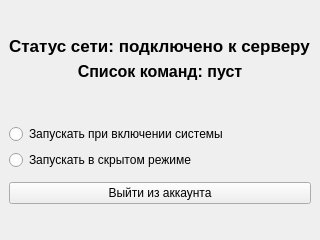
<?xml version="1.0" encoding="UTF-8"?>
<ui version="4.0">
 <class>MainMenu</class>
 <widget class="QWidget" name="MainMenu">
  <property name="geometry">
   <rect>
    <x>0</x>
    <y>0</y>
    <width>320</width>
    <height>240</height>
   </rect>
  </property>
  <property name="minimumSize">
   <size>
    <width>320</width>
    <height>240</height>
   </size>
  </property>
  <property name="maximumSize">
   <size>
    <width>320</width>
    <height>240</height>
   </size>
  </property>
  <property name="windowTitle">
   <string>Form</string>
  </property>
  <widget class="QWidget" name="horizontalLayoutWidget_3">
   <property name="geometry">
    <rect>
     <x>0</x>
     <y>0</y>
     <width>321</width>
     <height>241</height>
    </rect>
   </property>
   <layout class="QHBoxLayout" name="horizontalLayout_3">
    <item>
     <spacer name="horizontalSpacer_6">
      <property name="orientation">
       <enum>Qt::Orientation::Horizontal</enum>
      </property>
      <property name="sizeHint" stdset="0">
       <size>
        <width>40</width>
        <height>20</height>
       </size>
      </property>
     </spacer>
    </item>
    <item>
     <layout class="QVBoxLayout" name="verticalLayout_3">
      <item>
       <spacer name="verticalSpacer_8">
        <property name="orientation">
         <enum>Qt::Orientation::Vertical</enum>
        </property>
        <property name="sizeHint" stdset="0">
         <size>
          <width>20</width>
          <height>40</height>
         </size>
        </property>
       </spacer>
      </item>
      <item>
       <widget class="QLabel" name="display_connection_status">
        <property name="font">
         <font>
          <pointsize>13</pointsize>
          <bold>true</bold>
         </font>
        </property>
        <property name="text">
         <string>Статус сети: подключено к серверу</string>
        </property>
       </widget>
      </item>
      <item>
       <widget class="QLabel" name="display_commands">
        <property name="font">
         <font>
          <pointsize>12</pointsize>
          <bold>true</bold>
         </font>
        </property>
        <property name="text">
         <string>Список команд: пуст</string>
        </property>
        <property name="textFormat">
         <enum>Qt::TextFormat::AutoText</enum>
        </property>
        <property name="alignment">
         <set>Qt::AlignmentFlag::AlignCenter</set>
        </property>
       </widget>
      </item>
      <item>
       <spacer name="verticalSpacer_10">
        <property name="orientation">
         <enum>Qt::Orientation::Vertical</enum>
        </property>
        <property name="sizeHint" stdset="0">
         <size>
          <width>20</width>
          <height>40</height>
         </size>
        </property>
       </spacer>
      </item>
      <item>
       <widget class="QRadioButton" name="radio_autostart">
        <property name="text">
         <string>Запускать при включении системы</string>
        </property>
       </widget>
      </item>
      <item>
       <widget class="QRadioButton" name="radio_stealth_mode">
        <property name="sizePolicy">
         <sizepolicy hsizetype="Minimum" vsizetype="Fixed">
          <horstretch>0</horstretch>
          <verstretch>0</verstretch>
         </sizepolicy>
        </property>
        <property name="text">
         <string>Запускать в скрытом режиме</string>
        </property>
       </widget>
      </item>
      <item>
       <spacer name="verticalSpacer_9">
        <property name="orientation">
         <enum>Qt::Orientation::Vertical</enum>
        </property>
        <property name="sizeHint" stdset="0">
         <size>
          <width>20</width>
          <height>10</height>
         </size>
        </property>
       </spacer>
      </item>
      <item>
       <widget class="QPushButton" name="button_logout">
        <property name="font">
         <font>
          <bold>false</bold>
         </font>
        </property>
        <property name="text">
         <string>Выйти из аккаунта</string>
        </property>
       </widget>
      </item>
      <item>
       <spacer name="verticalSpacer_7">
        <property name="orientation">
         <enum>Qt::Orientation::Vertical</enum>
        </property>
        <property name="sizeHint" stdset="0">
         <size>
          <width>20</width>
          <height>40</height>
         </size>
        </property>
       </spacer>
      </item>
     </layout>
    </item>
    <item>
     <spacer name="horizontalSpacer_5">
      <property name="orientation">
       <enum>Qt::Orientation::Horizontal</enum>
      </property>
      <property name="sizeHint" stdset="0">
       <size>
        <width>40</width>
        <height>20</height>
       </size>
      </property>
     </spacer>
    </item>
   </layout>
  </widget>
 </widget>
 <resources/>
 <connections/>
</ui>
